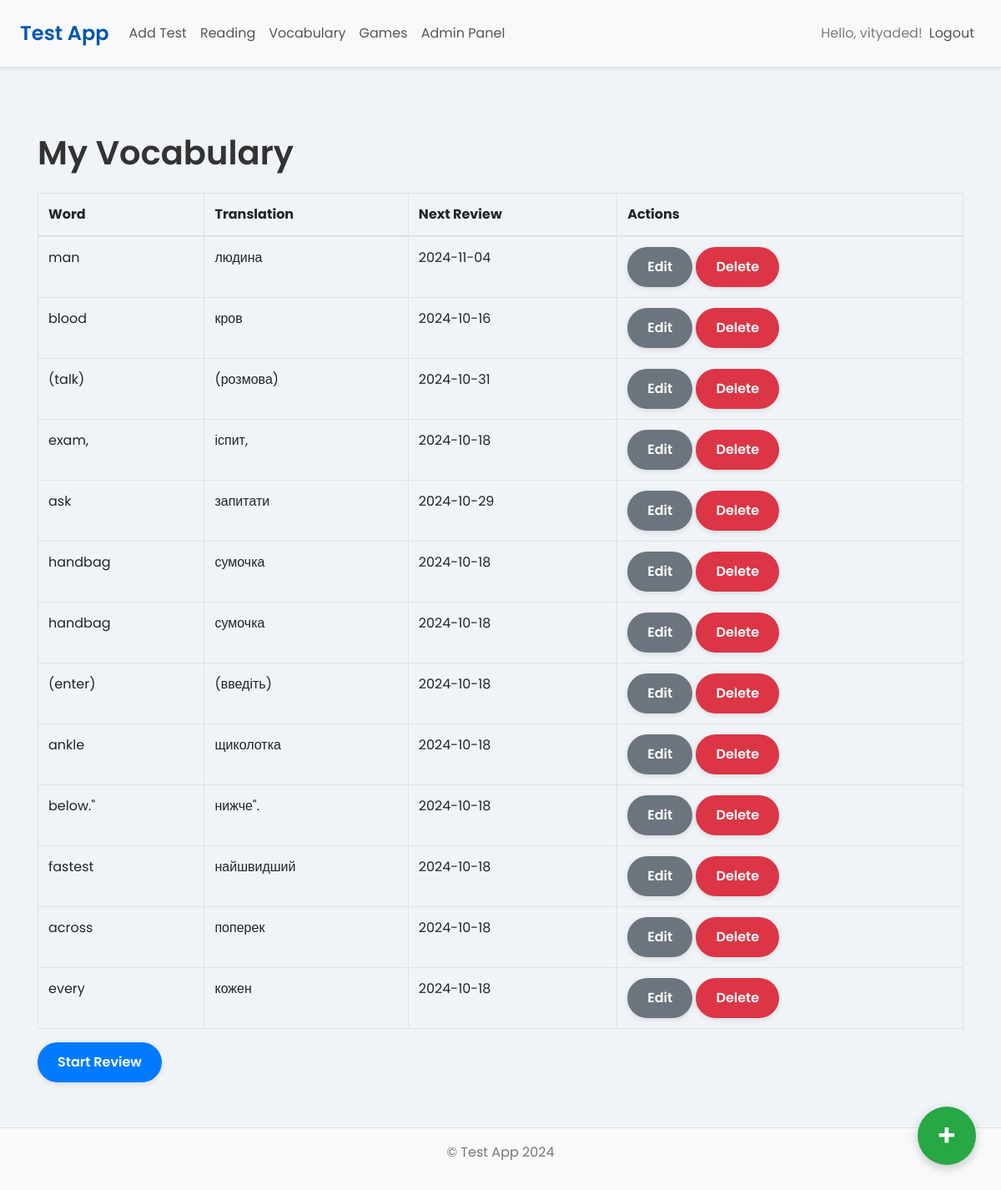
/vocabulary/ (signed in), run on an earlier commit of the app's database.
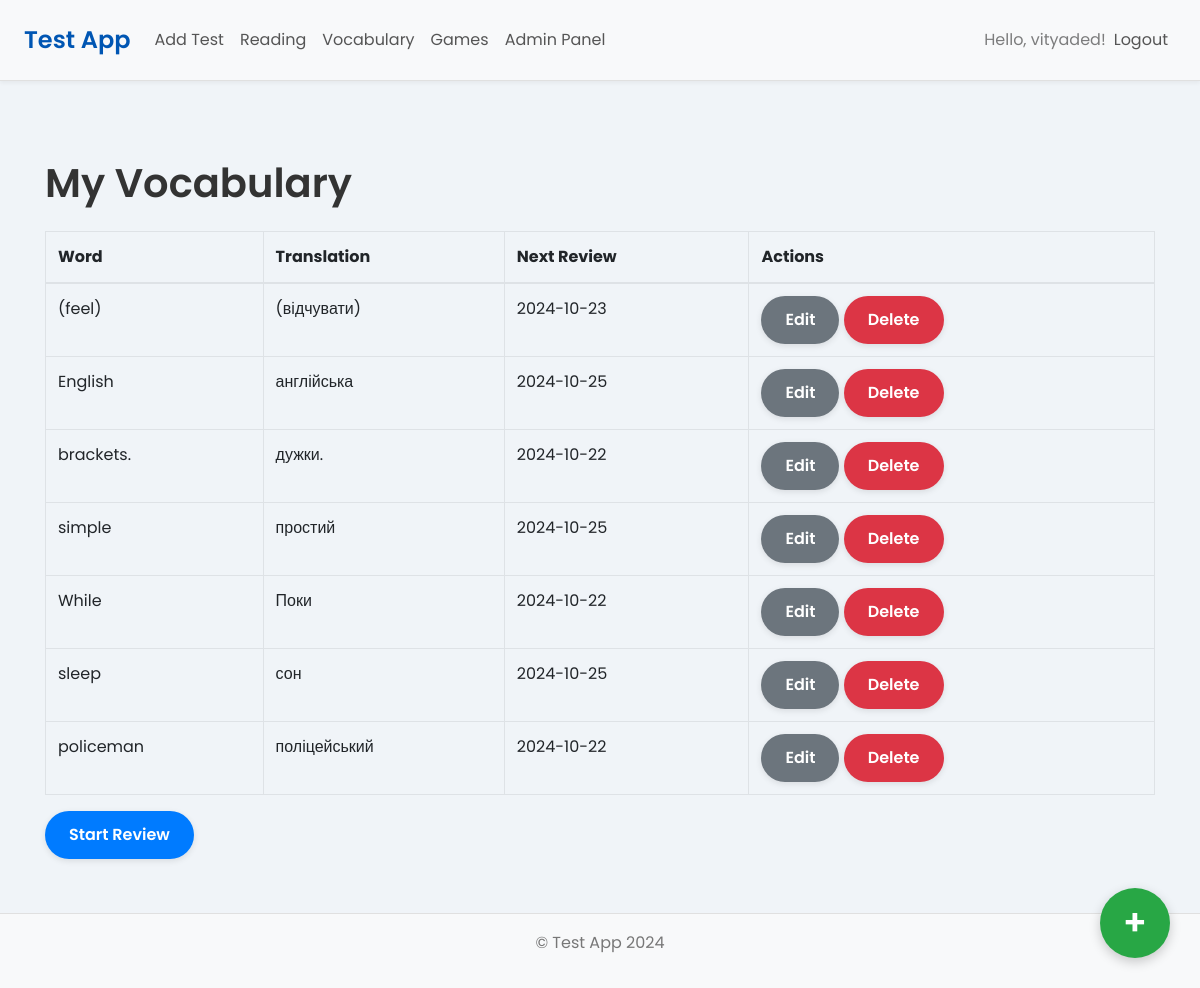
And on a later commit of the database.
### app/models.py (models this page shows)
class Vocabulary(db.Model):
    __tablename__ = 'vocabulary'
    id = db.Column(db.Integer, primary_key=True)
    word = db.Column(db.String(150), nullable=False)
    translation = db.Column(db.String(150), nullable=False)
    pronunciation_url = db.Column(db.String(200), nullable=True)
    user_id = db.Column(db.Integer, db.ForeignKey('user.id'), nullable=False)
    next_review = db.Column(db.DateTime, nullable=False, default=datetime.utcnow)
    interval = db.Column(db.Float, nullable=False, default=0)  # Interval in days
    ease_factor = db.Column(db.Float, nullable=False, default=2.5)  # Default ease factor
    learning_stage = db.Column(db.Integer, nullable=False, default=0)  # 0: New, 1: First Step, etc.

### app/routes/vocabulary.py (the view)
@vocab_bp.route('/')
@login_required
def my_vocabulary():
    vocab_words = Vocabulary.query.filter_by(user_id=current_user.id).all()
    return render_template('vocabulary/vocabulary.html', vocab_words=vocab_words)

### app/routes/auth.py (called while the page is built)
@login_manager.user_loader
def load_user(user_id):
    return User.query.get(int(user_id))

### app/templates/vocabulary/vocabulary.html (shortened to what this page needs)
{% extends "layouts/base.html" %}
{% block content %}
  <h1 class="my-4">My Vocabulary</h1>
  {% if vocab_words %}
    <table class="table table-bordered">
      <thead>
        <tr>
          <th>Word</th>
          <th>Translation</th>
          <th>Next Review</th>
          <th>Actions</th>
        </tr>
      </thead>
      <tbody>
        {% for vocab in vocab_words %}
          <tr>
            <td>{{ vocab.word }}</td>
            <td>{{ vocab.translation }}</td>
            <td>{{ vocab.next_review.strftime('%Y-%m-%d') }}</td>
            <td>
              <a href="{{ url_for('vocab.edit_word', word_id=vocab.id) }}" class="btn btn-sm btn-secondary">Edit</a>
              <form action="{{ url_for('vocab.delete_word', word_id=vocab.id) }}" method="post" style="display: inline;">
                <button type="submit" class="btn btn-sm btn-danger" onclick="return confirm('Are you sure you want to delete this word?');">Delete</button>
              </form>
            </td>
          </tr>
        {% endfor %}
      </tbody>
    </table>
    <a href="{{ url_for('vocab.review') }}" class="btn btn-primary">Start Review</a>
  {% else %}
    <p>No words in your vocabulary yet.</p>
  {% endif %}
{% endblock %}

What changed in the data, as far as the page shows it:
removed Vocabulary: word "man", translation "людина", next_review "2024-11-04"
removed Vocabulary: word "blood", translation "кров", next_review "2024-10-16"
removed Vocabulary: word "(talk)", translation "(розмова)", next_review "2024-10-31"
removed Vocabulary: word "exam,", translation "іспит,", next_review "2024-10-18"
removed Vocabulary: word "ask", translation "запитати", next_review "2024-10-29"
removed Vocabulary: word "handbag", translation "сумочка", next_review "2024-10-18"
removed Vocabulary: word "handbag", translation "сумочка", next_review "2024-10-18"
removed Vocabulary: word "(enter)", translation "(введіть)", next_review "2024-10-18"
removed Vocabulary: word "ankle", translation "щиколотка", next_review "2024-10-18"
removed Vocabulary: word "below.\"", translation "нижче\".", next_review "2024-10-18"
removed Vocabulary: word "fastest", translation "найшвидший", next_review "2024-10-18"
removed Vocabulary: word "across", translation "поперек", next_review "2024-10-18"
removed Vocabulary: word "every", translation "кожен", next_review "2024-10-18"
added Vocabulary: word "(feel)", translation "(відчувати)", next_review "2024-10-23"
added Vocabulary: word "English", translation "англійська", next_review "2024-10-25"
added Vocabulary: word "brackets.", translation "дужки.", next_review "2024-10-22"
added Vocabulary: word "simple", translation "простий", next_review "2024-10-25"
added Vocabulary: word "While", translation "Поки", next_review "2024-10-22"
added Vocabulary: word "sleep", translation "сон", next_review "2024-10-25"
added Vocabulary: word "policeman", translation "поліцейський", next_review "2024-10-22"
